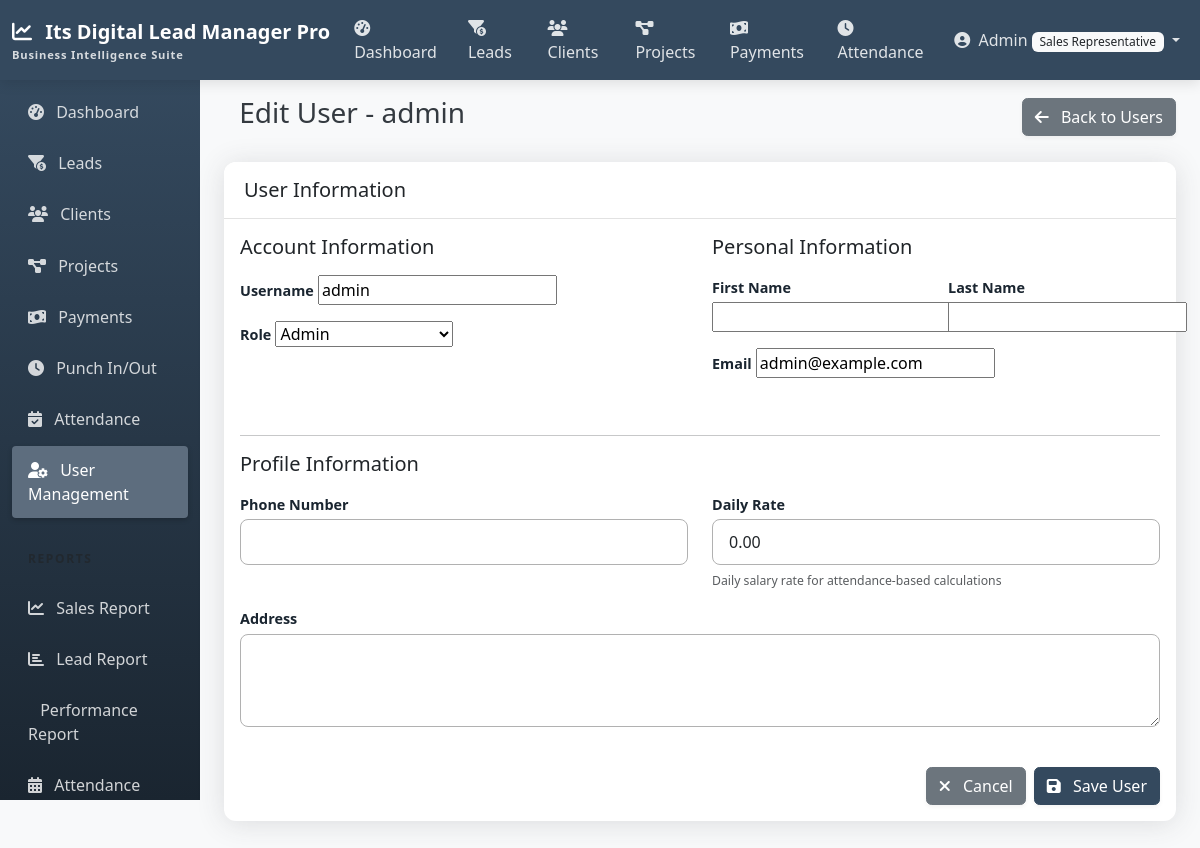
Page /accounts/users/1/edit/ (signed in) on the committed database.
### accounts/models.py (models this page shows, shortened)
class CustomUser(AbstractUser):
    ROLE_CHOICES = (
        ('admin', 'Admin'),
        ('manager', 'Manager'),
        ('team_leader', 'Team Leader'),
        ('sales_rep', 'Sales Representative'),
    )
    role = models.CharField(max_length=20, choices=ROLE_CHOICES, default='sales_rep')

class UserProfile(models.Model):
    user = models.OneToOneField(CustomUser, on_delete=models.CASCADE, related_name='profile')
    phone_number = models.CharField(max_length=15, blank=True, null=True)
    address = models.TextField(blank=True, null=True)
    daily_rate = models.DecimalField(max_digits=10, decimal_places=2, default=0)

### accounts/views.py (the view, shortened to what this page needs)
# urls.py: path('users/<int:pk>/edit/', views.UserUpdateView.as_view(), name='user_edit'),
class UserUpdateView(LoginRequiredMixin, AdminOrManagerRequiredMixin, UpdateView):
    model = CustomUser
    form_class = CustomUserChangeForm
    template_name = 'accounts/user_form.html'
    success_url = reverse_lazy('user_list')
    def get_context_data(self, **kwargs):
        context = super().get_context_data(**kwargs)
        if self.request.POST:
            context['profile_form'] = UserProfileForm(self.request.POST, instance=self.object.profile)
        else:
            context['profile_form'] = UserProfileForm(instance=self.object.profile)
        return context

### accounts/forms.py
class CustomUserChangeForm(UserChangeForm):
    class Meta:
        model = CustomUser
        fields = ('username', 'email', 'first_name', 'last_name', 'role')

class UserProfileForm(forms.ModelForm):
    class Meta:
        model = UserProfile
        fields = ('phone_number', 'address', 'daily_rate')
        widgets = {
            'phone_number': forms.TextInput(attrs={'class': 'form-control'}),
            'address': forms.Textarea(attrs={'class': 'form-control', 'rows': 3}),
            'daily_rate': forms.NumberInput(attrs={'class': 'form-control'}),
        }

### accounts/views.py (called while the page is built)
    def test_func(self):
        return self.request.user.is_authenticated and (
            self.request.user.is_superuser or
            self.request.user.role in ['admin', 'manager']
        )

### templates/accounts/user_form.html (shortened to what this page needs)
{% extends 'base.html' %}
{% block content %}
<div class="d-flex justify-content-between align-items-center mb-4">
    <h1 class="h3">
        {% if object %}Edit User - {{ object.username }}{% else %}Add New User{% endif %}
    </h1>
    <div>
        <a href="{% url 'user_list' %}" class="btn btn-secondary">
            <i class="fas fa-arrow-left me-2"></i> Back to Users
        </a>
    </div>
</div>
<div class="row">
    <div class="col-md-12">
        <div class="card shadow">
            <div class="card-header bg-white">
                <h5 class="mb-0">User Information</h5>
            </div>
            <div class="card-body">
                <form method="post">
                    <div class="row">
                        <div class="col-md-6 mb-4">
                            <h5 class="mb-3">Account Information</h5>
                            <div class="mb-3">
                                <label for="{{ form.username.id_for_label }}" class="form-label">Username</label>
                                {{ form.username }}
                            </div>
                            <div class="mb-3">
                                <label for="{{ form.role.id_for_label }}" class="form-label">Role</label>
                                {{ form.role }}
                            </div>
                        </div>
                        <div class="col-md-6 mb-4">
                            <h5 class="mb-3">Personal Information</h5>
                            <div class="row">
                                <div class="col-md-6 mb-3">
                                    <label for="{{ form.first_name.id_for_label }}" class="form-label">First Name</label>
                                    {{ form.first_name }}
                                </div>
                                <div class="col-md-6 mb-3">
                                    <label for="{{ form.last_name.id_for_label }}" class="form-label">Last Name</label>
                                    {{ form.last_name }}
                                </div>
                            </div>
                            <div class="mb-3">
                                <label for="{{ form.email.id_for_label }}" class="form-label">Email</label>
                                {{ form.email }}
                            </div>
                        </div>
                    </div>
                    <hr>
                    <div class="row">
                        <div class="col-md-12 mb-4">
                            <h5 class="mb-3">Profile Information</h5>
                            <div class="row">
                                <div class="col-md-6 mb-3">
                                    <label for="{{ profile_form.phone_number.id_for_label }}" class="form-label">Phone Number</label>
                                    {{ profile_form.phone_number }}
                                </div>
                                <div class="col-md-6 mb-3">
                                    <label for="{{ profile_form.daily_rate.id_for_label }}" class="form-label">Daily Rate</label>
                                    {{ profile_form.daily_rate }}
                                    <div class="form-text text-muted">
                                        <small>Daily salary rate for attendance-based calculations</small>
                                    </div>
                                </div>
                            </div>
                            <div class="mb-3">
                                <label for="{{ profile_form.address.id_for_label }}" class="form-label">Address</label>
                                {{ profile_form.address }}
                            </div>
                        </div>
                    </div>
                    <div class="d-flex justify-content-end">
                        <a href="{% url 'user_list' %}" class="btn btn-secondary me-2">
                            <i class="fas fa-times me-2"></i> Cancel
                        </a>
                        <button type="submit" class="btn btn-primary">
                            <i class="fas fa-save me-2"></i> Save User
                        </button>
                    </div>
                </form>
            </div>
        </div>
    </div>
</div>
{% endblock %}

### templates/navbar.html (shortened to what this page needs)
<nav class="navbar navbar-expand-md navbar-dark sticky-top">
    <div class="container-fluid">
        <a class="navbar-brand" href="{% url 'home' %}">
            <i class="fas fa-chart-line me-2"></i>
            Its Digital Lead Manager Pro
            <span class="navbar-brand-subtitle">Business Intelligence Suite</span>
        </a>
        <div class="collapse navbar-collapse" id="navbarNav">
            <ul class="navbar-nav me-auto">
                {% if user.is_authenticated %}
                <li class="nav-item">
                    <a class="nav-link {% if request.path == '/reports/dashboard/' %}active{% endif %}" href="{% url 'dashboard' %}">
                        <i class="fas fa-tachometer-alt me-1"></i> Dashboard
                    </a>
                </li>
                <li class="nav-item">
                    <a class="nav-link {% if '/leads/' in request.path %}active{% endif %}" href="{% url 'lead_list' %}">
                        <i class="fas fa-funnel-dollar me-1"></i> Leads
                    </a>
                </li>
                <li class="nav-item">
                    <a class="nav-link {% if '/clients/' in request.path %}active{% endif %}" href="{% url 'client_list' %}">
                        <i class="fas fa-users me-1"></i> Clients
                    </a>
                </li>
                <li class="nav-item d-none d-lg-block">
                    <a class="nav-link {% if '/projects/' in request.path %}active{% endif %}" href="{% url 'project_list' %}">
                        <i class="fas fa-project-diagram me-1"></i> Projects
                    </a>
                </li>
                <li class="nav-item d-none d-lg-block">
                    <a class="nav-link {% if '/payments/' in request.path %}active{% endif %}" href="{% url 'payment_list' %}">
                        <i class="fas fa-money-bill-wave me-1"></i> Payments
                    </a>
                </li>
                <li class="nav-item d-none d-lg-block">
                    <a class="nav-link {% if '/attendance/punch/' in request.path %}active{% endif %}" href="{% url 'punch' %}">
                        <i class="fas fa-clock me-1"></i> Attendance
                    </a>
                </li>
                {% endif %}
            </ul>
            <ul class="navbar-nav">
                {% if user.is_authenticated %}
                <li class="nav-item dropdown">
                    <a class="nav-link dropdown-toggle" href="#" id="navbarDropdown" role="button" data-bs-toggle="dropdown" aria-expanded="false">
                        <i class="fas fa-user-circle me-1"></i>
                        {% if user.first_name %}{{ user.first_name }}{% else %}{{ user.username }}{% endif %}
                        <span class="badge bg-light text-dark">{{ user.get_role_display }}</span>
                    </a>
                </li>
                {% endif %}
            </ul>
        </div>
    </div>
</nav>

### static/css/custom.css (style rules this page uses)
:root { --primary-color: #34495e; --primary-light: #5d6d7e; --primary-dark: #1a2530; --secondary-color: #e2e2e2; --secondary-dark: #b1b1b1; --accent-color: #f39c12; --bg-color: #f8f9fa; --text-color: #343a40; --text-light: #f8f9fa; --success-color: #2ecc71; --info-color: #3498db; --warning-color: #f39c12; --danger-color: #e74c3c; }
body { background-color: var(--bg-color); color: var(--text-color); }
.navbar { background-color: var(--primary-color) !important; box-shadow: 0 4px 12px rgba(0, 0, 0, 0.1); }
.navbar-brand { font-weight: 700; font-size: 1.25rem; color: white !important; }
.navbar-brand-subtitle { font-size: 0.7rem; opacity: 0.8; display: block; letter-spacing: 0.05rem; }
.navbar .nav-link { color: rgba(255, 255, 255, 0.85) !important; font-weight: 500; }
.card { border: none; box-shadow: 0 0.15rem 1.75rem 0 rgba(58, 59, 69, 0.15) !important; border-radius: 0.75rem; margin-bottom: 1.5rem; transition: transform 0.2s ease, box-shadow 0.2s ease; }
.card-header { padding: 1rem 1.25rem; border-bottom: 1px solid var(--secondary-color); background-color: white; border-top-left-radius: 0.75rem !important; border-top-right-radius: 0.75rem !important; font-weight: 600; }
.form-control, .form-select { border-radius: 0.5rem; padding: 0.6rem 1rem; border-color: var(--secondary-dark); }
label { font-weight: 500; color: var(--primary-dark); }
.badge { font-weight: 500; padding: 0.35em 0.65em; }
label.form-label { font-weight: 600; margin-bottom: 0.25rem; color: var(--primary-dark); font-size: 0.9rem; }
.btn { border-radius: 0.35rem; font-weight: 500; box-shadow: 0 2px 4px rgba(0, 0, 0, 0.05); transition: all 0.2s ease; }
.btn-primary { background-color: var(--primary-color); border-color: var(--primary-color); }

### rows in the picture
CustomUser: username "Admin", role "Sales Representative"
CustomUser: username "admin", role "Admin", email "admin@example.com"
UserProfile: daily_rate "0.00"
